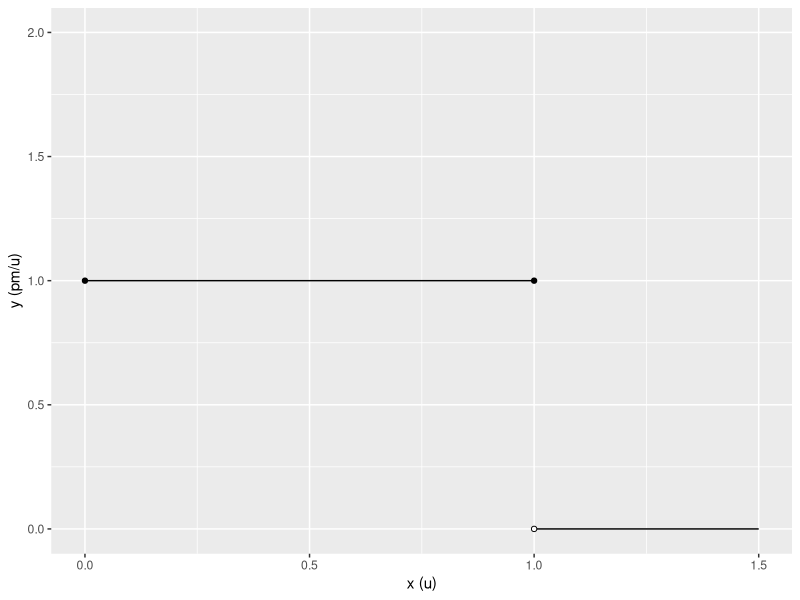
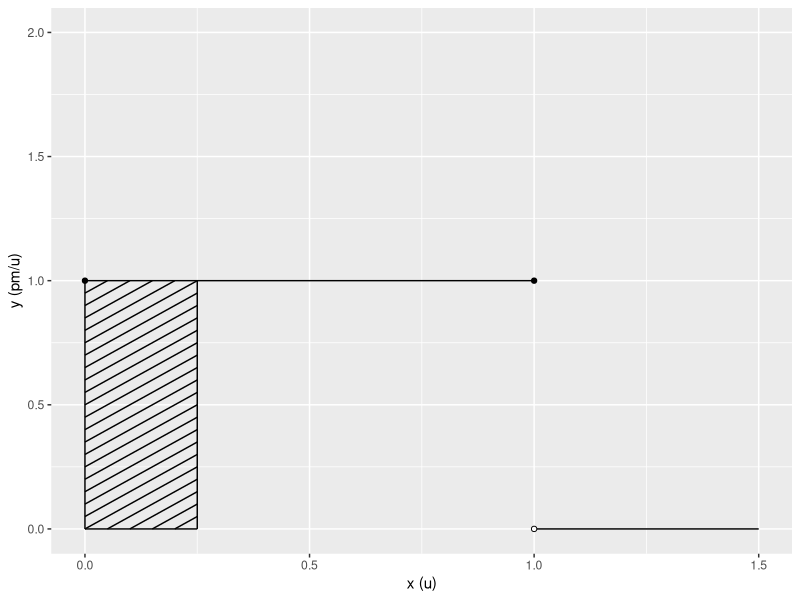
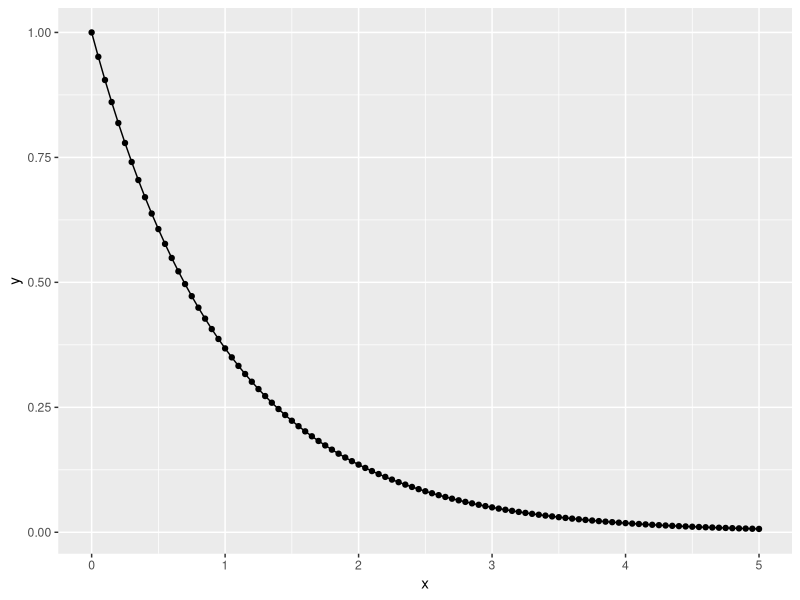
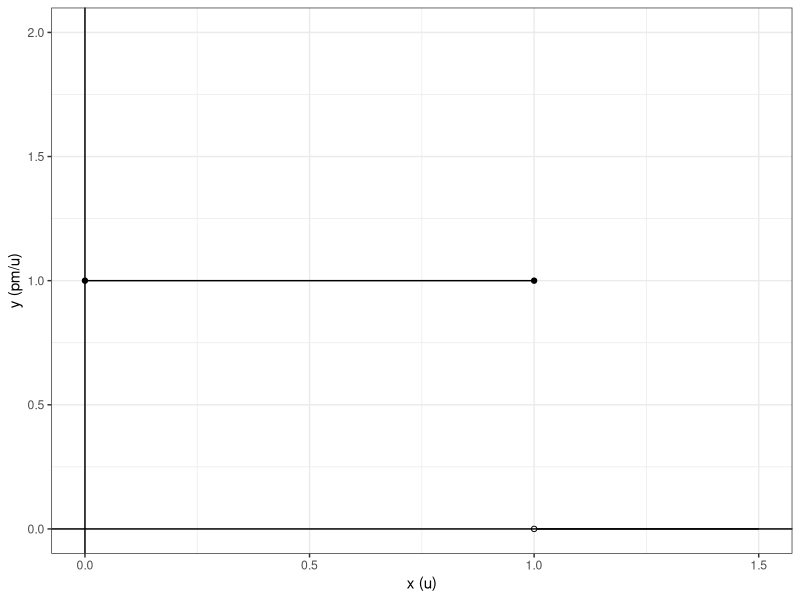
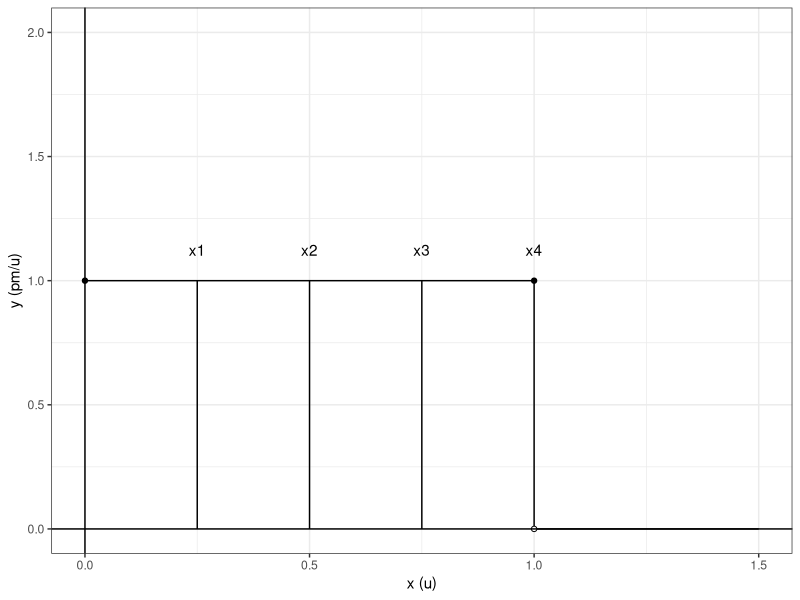
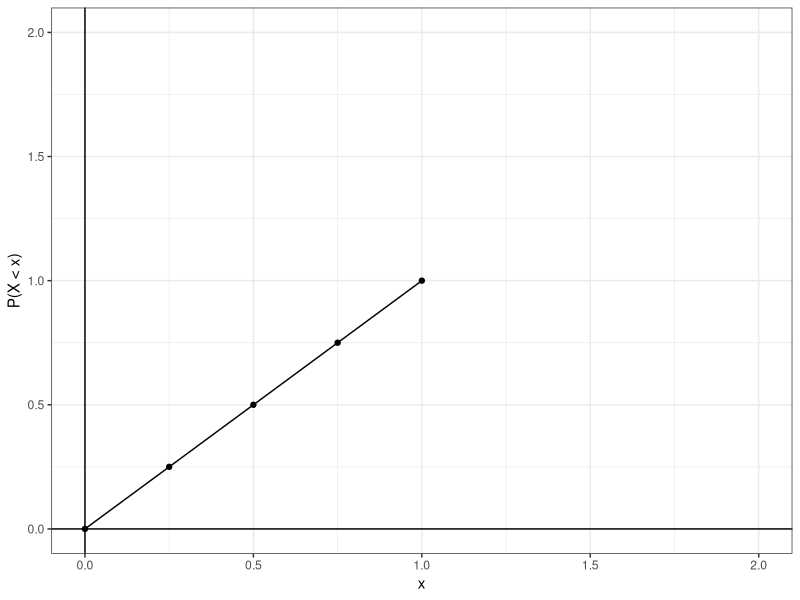

These figures' R source, in order:
## ---- chunk 1
a <- data.frame(x = c(0,1), 
                y = c(1,0),
                x_end = c(1,1.5),
                y_end = c(1,0))

b <- data.frame(x = c(0,1), 
                y = c(1,1))

d <- data.frame(x = c(1), 
                y = c(0))
                

ggplot2::ggplot(a, ggplot2::aes(x = x, y = y)) +
  ggplot2::geom_segment(data = a, ggplot2::aes(x = x, y = y, xend = x_end, yend = y_end)) +
  ggplot2::scale_y_continuous(limits = c(0,2)) +
  ggplot2::scale_x_continuous(limits = c(0,1.5)) +
  ggplot2::labs(y = "y (pm/u)", x = "x (u)") +
  ggplot2::geom_point(data = b, ggplot2::aes(x=x,y=y)) +
  ggplot2::geom_point(data = d, ggplot2::aes(x=x,y=y), shape = 21, fill = 'white')


## ---- chunk 2

a <- seq(-.25,1, by = .05)
b <- data.frame(x = c(0,.25,0,0,1), 
                y = c(1,0,0,0,0),
                x_end = c(1,.25,.25,0,1.5),
                y_end = c(1,1,0,1,0))

df <- data.frame(x = ifelse(a < 0, abs(a), 0), 
                 y = ifelse(a < 0, 0, a), 
                 x_end = ifelse(a + .25 > 1, (1-a), .25),
                 y_end = ifelse(a + .25 > 1, 1, a + .25))

b <- data.frame(rbind(b,df))


c <- data.frame(x = c(0,1), 
                y = c(1,1))


d <- data.frame(x = c(1), 
                y = c(0))
                

ggplot2::ggplot(b, ggplot2::aes(x = x, y = y)) +
  ggplot2::geom_segment(data = b, ggplot2::aes(x = x, y = y, xend = x_end, yend = y_end)) +
  ggplot2::scale_y_continuous(limits = c(0,2)) +
  ggplot2::scale_x_continuous(limits = c(0,1.5)) +
  ggplot2::labs(y = "y (pm/u)", x = "x (u)") +
  ggplot2::geom_point(data = c, ggplot2::aes(x=x,y=y)) +
  ggplot2::geom_point(data = d, ggplot2::aes(x=x,y=y), shape = 21, fill = 'white')


## ---- chunk 3
x <- seq(0,5,.05)
y <- exp(-x)
z <- data.frame(x,y)

ggplot2::ggplot(data = z, ggplot2::aes(x=x,y=y))+
  ggplot2::geom_point() +
  ggplot2::geom_line()
## ---- chunk 4
a <- data.frame(x = c(0,1), 
                y = c(1,0),
                x_end = c(1,1.5),
                y_end = c(1,0))

b <- data.frame(x = c(0,1), 
                y = c(1,1))

d <- data.frame(x = c(1), 
                y = c(0))
                

ggplot2::ggplot(a, ggplot2::aes(x = x, y = y)) +
  ggplot2::geom_segment(data = a, ggplot2::aes(x = x, y = y, xend = x_end, yend = y_end)) +
  ggplot2::scale_y_continuous(limits = c(0,2)) +
  ggplot2::scale_x_continuous(limits = c(0,1.5)) +
  ggplot2::labs(y = "y (pm/u)", x = "x (u)") +
  ggplot2::geom_point(data = b, ggplot2::aes(x=x,y=y)) +
  ggplot2::geom_point(data = d, ggplot2::aes(x=x,y=y), shape = 21, fill = 'white') +
  ggplot2::geom_vline(xintercept = 0) +
  ggplot2::geom_hline(yintercept = 0) +
  ggplot2::theme_bw()

## ---- chunk 5
a <- data.frame(x = c(0,1), 
                y = c(1,0),
                x_end = c(1,1.5),
                y_end = c(1,0))

b <- data.frame(x = c(0,1), 
                y = c(1,1))

d <- data.frame(x = c(1), 
                y = c(0))

e <- data.frame (x = c(.25,.5,.75,1), 
                y = c(0,0,0,0),
                x_end = c(.25,.5,.75,1),
                y_end = c(1,1,1,1))

f <- data.frame(x = c(.25,.5,.75,1),
                y = c(1.125,1.125,1.125,1.125),
                text = c('x1', 'x2' ,'x3', 'x4'))
                

ggplot2::ggplot(a, ggplot2::aes(x = x, y = y)) +
  ggplot2::geom_segment(data = a, ggplot2::aes(x = x, y = y, xend = x_end, yend = y_end)) +
  ggplot2::geom_segment(data = e, ggplot2::aes(x = x, y = y, xend = x_end, yend = y_end)) +
  ggplot2::geom_text(data = f, ggplot2::aes(x = x, y = y, label = text)) +
  ggplot2::scale_y_continuous(limits = c(0,2)) +
  ggplot2::scale_x_continuous(limits = c(0,1.5)) +
  ggplot2::labs(y = "y (pm/u)", x = "x (u)") +
  ggplot2::geom_point(data = b, ggplot2::aes(x=x,y=y)) +
  ggplot2::geom_point(data = d, ggplot2::aes(x=x,y=y), shape = 21, fill = 'white') +
  ggplot2::geom_vline(xintercept = 0) +
  ggplot2::geom_hline(yintercept = 0) +
  ggplot2::theme_bw()

## ---- chunk 6
x <- c(.25,.5,.75,1)
y <- c(1,1,1,1)
q <- x * y

sample_space <- data.frame(x,y,q)
names(sample_space) <- c('Base - x', 'Height - f(x)','P(X < x) - Base x Height')

x <- flextable::flextable(sample_space)
x <- flextable::align(x, align = 'center', part = 'body')
x <- flextable::align(x, align = 'center', part = 'header')
x <- flextable::bg(x, bg = 'gray', part = 'header')
x
## ---- chunk 7
a <- data.frame(x = c(0,.25,.5,.75,1), 
                y = c(0,.25,.5,.75,1))

ggplot2::ggplot(a, ggplot2::aes(x = x, y = y)) +
  ggplot2::geom_point(shape = 21, color = 'black', fill = 'black') +
  ggplot2::geom_line() +
  ggplot2::xlim(c(0,2)) +
  ggplot2::ylim(c(0,2)) +
  ggplot2::theme_bw() +
  ggplot2::geom_vline(xintercept = 0) +
  ggplot2::geom_hline(yintercept = 0) +
  ggplot2::labs(y = "P(X < x)", x = "x")
